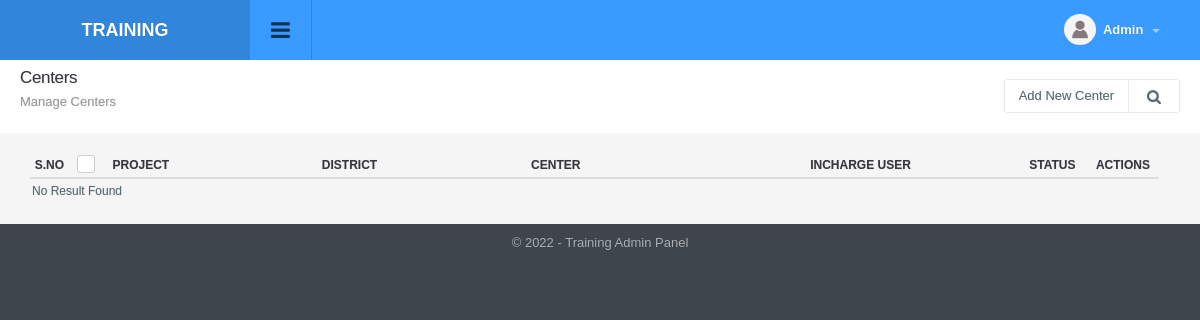
The page /centers_manage.php (signed in) on the database as committed earlier.
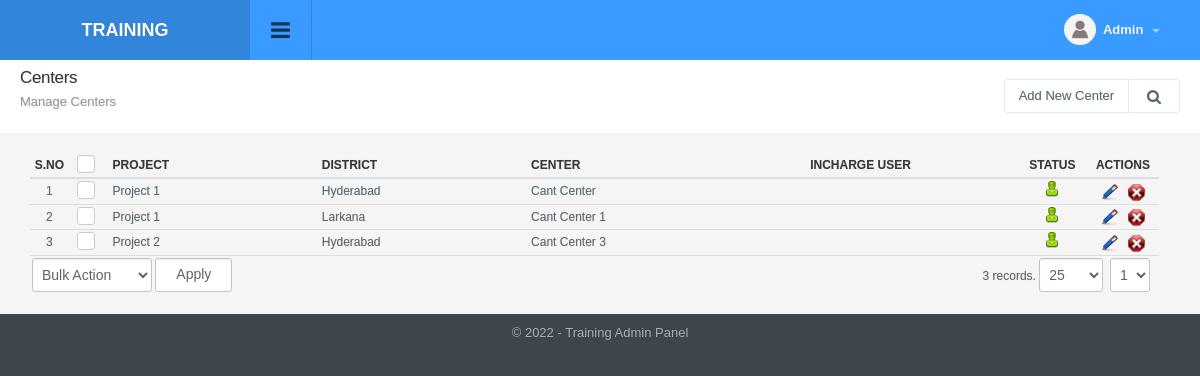
The same page on the database as committed later.
### tables this page shows
CREATE TABLE `config_variable` (
  `id` int(11) NOT NULL,
  `config_type_id` int(11) NOT NULL,
  `title` varchar(512) NOT NULL,
  `notes` varchar(512) NOT NULL,
  `type` varchar(200) NOT NULL,
  `default_values` text NOT NULL,
  `key` varchar(200) NOT NULL,
  `value` text NOT NULL,
  `sortorder` int(11) NOT NULL
);

CREATE TABLE `centers` (
  `id` int(11) NOT NULL,
  `project_id` int(11) DEFAULT NULL,
  `district_id` int(11) DEFAULT NULL,
  `center` varchar(50) NOT NULL,
  `incharge_user_id` int(11) DEFAULT NULL,
  `status` int(1) NOT NULL DEFAULT '1',
  `ts` timestamp NOT NULL DEFAULT CURRENT_TIMESTAMP ON UPDATE CURRENT_TIMESTAMP
);

CREATE TABLE `projects` (
  `id` int(11) NOT NULL,
  `department_id` int(11) DEFAULT NULL,
  `title` varchar(50) NOT NULL,
  `status` int(1) NOT NULL DEFAULT '1',
  `ts` timestamp NOT NULL DEFAULT CURRENT_TIMESTAMP ON UPDATE CURRENT_TIMESTAMP
);

CREATE TABLE `districts` (
  `id` int(11) NOT NULL,
  `name` varchar(50) NOT NULL,
  `status` int(1) NOT NULL DEFAULT '1',
  `ts` timestamp NOT NULL DEFAULT CURRENT_TIMESTAMP ON UPDATE CURRENT_TIMESTAMP
);

### include/utility.php (called while the page is built, shortened)
<?php
function get_config($var){
	global $dblink;
	$sql="select value from config_variable where `key`='".slash($var)."'";
	$resConfig=doquery($sql,$dblink);
	if(numrows($resConfig)>0){
		while($rowConfig=dofetch($resConfig))
			return unslash($rowConfig["value"]);
	}
}
$site_title=get_config("site_title");
function slash($str){
	if(!is_array($str))
		return utf8_encode(addslashes($str));
	else{
		for($i=0; $i<count($str); $i++)
			$str[$i]=slash($str[$i]);
		return $str;
	}
}
function unslash($str){
	return stripslashes(utf8_decode($str));
	}
function get_field($table_id, $table, $field_name='title'){
 	global $dblink;
 	$rs=doquery("select ".$field_name." from $table where id='".$table_id."'", $dblink);
 	if(numrows($rs)>0){
 		$r=dofetch($rs);
 		return unslash($r[$field_name]);
 	}
}

### include/db.php (called while the page is built, shortened)
<?php
function doquery($qr,$lnk){
	@$res=mysqli_query($lnk,$qr) or die($qr." - ".mysqli_error($lnk));
	return $res;
}
function dofetch($rs){
	@$rec=mysqli_fetch_array($rs);
	return $rec;
}
function numrows($rs){
	return mysqli_num_rows($rs);
}

### modules/centers/list.php (the view, shortened to what this page needs)
<?php
$extra='';
?>
<div class="page-header">
	<h1 class="title">Centers</h1>
  	<ol class="breadcrumb">
    	<li class="active">Manage Centers</li>
  	</ol>
  	<div class="right">
    	<div class="btn-group" role="group" aria-label="...">
        	<a href="centers_manage.php?tab=add" class="btn btn-light editproject">Add New Center</a>
            <a id="topstats" class="btn btn-light" href="#"><i class="fa fa-search"></i></a>
    	</div>
    </div>
</div>
<div class="panel-body table-responsive">
	<table class="table table-hover list">
    	<thead>
            <tr>
                <th width="2%" class="text-center">S.No</th>
                <th class="text-center" width="3%"><div class="checkbox checkbox-primary">
                    <label for="select_all"></label></div></th>
                <th width="15%">Project</th>
                <th width="15%">District</th>
                <th width="20%">Center</th>
                <th width="15%">Incharge User</th>
                <th width="5%" class="text-center">Status</th>
                <th width="5%" class="text-center">Actions</th>
            </tr>
        </thead>
        <tbody>
            <?php
            $sql="select * from centers where 1 $extra order by center";
            $rs=show_page($rows, $pageNum, $sql);
            if(numrows($rs)>0){
                $sn=1;
                while($r=dofetch($rs)){
                    ?>
                    <tr>
                        <td class="text-center"><?php echo $sn;?></td>
                        <td class="text-center"><div class="checkbox margin-t-0 checkbox-primary">
                            <label for="<?php echo "rec_".$sn?>"></label></div>
                        </td>
                        <td><?php echo get_field($r["project_id"], "projects", "title"); ?></td>
                        <td><?php echo get_field($r["district_id"], "districts", "name"); ?></td>
                        <td><?php echo unslash($r["center"]); ?></td>
                        <td><?php echo get_field($r["incharge_user_id"], "users", "name"); ?></td>
                        <td class="text-center">
                            <a href="centers_manage.php?id=<?php echo $r['id'];?>&tab=status&s=<?php echo ($r["status"]==0)?1:0;?>">
                                <?php
                                if($r["status"]==0){
                                    ?>
                                    <img src="images/offstatus.png" alt="Off" title="Set Status On">
                                    <?php
                                }
                                else{
                                    ?>
                                    <img src="images/onstatus.png" alt="On" title="Set Status Off">
                                    <?php
                                }
                                ?>
                            </a>
                        </td>
                        <td class="text-center">
                            <a href="centers_manage.php?tab=edit&id=<?php echo $r['id'];?>"><img title="Edit Record" alt="Edit" src="images/edit.png"></a>&nbsp;&nbsp;
                            <a onclick="return confirm('Are you sure you want to delete')" href="centers_manage.php?id=<?php echo $r['id'];?>&amp;tab=delete"><img title="Delete Record" alt="Delete" src="images/delete.png"></a>
                        </td>
                    </tr>
                    <?php
                    $sn++;
                }
                ?>
                <tr>
                    <td colspan="5" class="actions">
                        <select name="bulk_action" class="" id="bulk_action" title="Choose Action">
                            <option value="null">Bulk Action</option>
                        </select>
                        <input type="button" name="apply" value="Apply" id="apply_bulk_action" class="btn btn-light" title="Apply Action"  />
                    </td>
                    <td colspan="3" class="paging" title="Paging" align="right"><?php echo pages_list($rows, "centers", $sql, $pageNum)?></td>
                </tr>
                <?php
            }
            else{
                ?>
                <tr>
                    <td colspan="8"  class="no-record">No Result Found</td>
                </tr>
                <?php
            }
            ?>
        </tbody>
     </table>
</div>

### include/header.php (shortened to what this page needs)
<!DOCTYPE html PUBLIC "-//W3C//DTD XHTML 1.0 Transitional//EN" "http://www.w3.org/TR/xhtml1/DTD/xhtml1-transitional.dtd">
<html xmlns="http://www.w3.org/1999/xhtml">
<head>
<link type="text/css" rel="stylesheet" href="css/font-awesome.min.css" />
<link type="text/css" rel="stylesheet" href="css/font-awesome.css" />
<link type="text/css" rel="stylesheet"  href="css/bootstrap.css" />
<link rel="stylesheet" href="css/bootstrap-datetimepicker.min.css" />
<link type="text/css" rel="stylesheet"  href="css/awesome-bootstrap-checkbox.css" />
<link href="css/general.css" type="text/css" rel="stylesheet" />
<link type="text/css" rel="stylesheet"  href="css/style.css" />
<link rel="stylesheet" href="//code.jquery.com/ui/1.12.1/themes/base/jquery-ui.css">
</head>
<body>
	<div id="wrapper" class="round_corners">
    	<div id="top" class="clearfix">
            <div class="applogo">
			<a href="index.php" class="logo"><?php $admin_logo=get_config("admin_logo"); if(empty($admin_logo)) echo $site_title; else { ?><img src="<?php echo $file_upload_root;?>config/<?php echo $admin_logo?>" width="50" style="margin-right:5px" /><?php echo $site_title; }?></a>
            </div>
            <a class="sidebar-open-button" href="#"><i class="fa fa-bars"></i></a>
            <ul class="top-right">
            	<li class="dropdown link">
                	<a class="dropdown-toggle profilebox" data-toggle="dropdown" href="#">
                    	<img alt="img" src="images/profileimg-default.png">
                        <b><?php echo ucfirst((isset($_SESSION["logged_in_admin"]) && $_SESSION["logged_in_admin"]!="")?$_SESSION["logged_in_admin"]["name"]:"Guest");?></b>
                        <span class="caret"></span>
                    </a>
                </li>
           </ul>
        </div>
		<div class="content" style="margin-left:0">

### centers_manage.php (shortened to what this page needs)
<?php
include("include/db.php");
include("include/utility.php");
include("include/paging.php");
$tab_array=array("list", "add", "edit", "status", "delete", "bulk_action");
if(isset($_REQUEST["tab"]) && in_array($_REQUEST["tab"], $tab_array)){
	$tab=$_REQUEST["tab"];
}
else{
	$tab="list";
}
?>
<?php include("include/header.php");?>
	<div class="container-widget row">
    	<div class="col-md-12">
		  <?php
            switch($tab){
                case 'list':
                    include("modules/centers/list.php");
                break;
            }
          ?>
    	</div>
  	</div>
</div>
<?php include("include/footer.php");?>

### include/footer.php (shortened to what this page needs)
<div id="footer" class="bottom_round_corners">
	<div id="footer_content">
    	<address>&copy; <?php echo date("Y");?> - <?php echo $site_title; ?> Admin Panel</address>
    </div>
</div>
<link href="js/fancybox/jquery.fancybox.min.css" rel="stylesheet" type="text/css" />
<link href="js/chosen/chosen.css" rel="stylesheet" type="text/css" />
<link rel="stylesheet" type="text/css" href="css/angularjs-datetime-picker.css" />
</body>
</html>

### include/paging.php (shortened to what this page needs)
<?php
if(isset($_SESSION["rows"]))
	$rows=$_SESSION["rows"];
else
	$rows=25;
if(isset($_GET['page'])){
	$pageNum = $_GET['page'];
}
else{
	$pageNum=1;
}
function show_page($rows, $pageNum, $query){
	global $dblink;
	$rowsPerPage = $rows;
	$pageNum = $pageNum;
	$offset = ($pageNum - 1) * $rowsPerPage;
	$query = $query." LIMIT $offset, $rowsPerPage";
	$result = doquery($query, $dblink);
	return $result;
}
function pages_list($rowsPerPage, $table, $qr="", $pageNum){
	global $dblink;
	if($qr==""){
		$query   = "SELECT COUNT(*) AS numrows FROM $table";
		$result  = mysql_query($query) or die('Error, query failed');
		$row     = mysql_fetch_array($result);
		$total_rows = $row['numrows'];
	}
	else{
		$result  = doquery($qr, $dblink);
		$total_rows = numrows($result);
	}
	$maxPage = ceil($total_rows/$rowsPerPage);
	$self = $_SERVER['PHP_SELF'];
	$nav  = "<select name='page' onChange=\"window.location.href='$self?page='+this.value\">";
	for($page = 1; $page <= $maxPage; $page++)
	{
	   $nav .= " <option value'$page'".($page == $pageNum?' selected':'').">$page</option> ";
	}
	$nav .= "</select>";
	if ($pageNum > 1)
	{
   		$page  = $pageNum - 1;
   		$prev  = " <a href=\"$self?page=$page\" class=\"prev\">Prev</a> ";
		$first = " <a href=\"$self?page=1\" class=\"first\">First</a> ";
	}
	else
	{
	   $prev  = '&nbsp;';
	   $first = '&nbsp;';
	}
	if ($pageNum < $maxPage)
	{
	   $page = $pageNum + 1;
	   $next = " <a href=\"$self?page=$page\" class=\"next\">Next</a> ";
	   $last = " <a href=\"$self?page=$maxPage\" class=\"last\">Last</a> ";
	}
	else
	{
	   $next = '&nbsp;';
	   $last = '&nbsp;';
	}
	if($total_rows!=0){
		$numrows="<select name='rows' onChange=\"window.location.href='$self?rows='+this.value\">";
		$numrows.="<option value='10' ";
		$numrows.=">10</option>";
		$numrows.="<option value='25' ";
	if($rowsPerPage==25)
		$numrows.="selected";
		$numrows.=">25</option>";
		$numrows.="<option value='100' ";
		$numrows.=">100</option>";
		$numrows.="<option value='1000' ";
		$numrows.=">1000</option>";
		$numrows.="</select>";
	}
	else
		$numrows="";
    return $total_rows.' records. '.$numrows.$first . $prev . $nav . $next . $last;
}
?>

Rows that differ between the two databases and show on the page:
added centers: project.title "Project 1", district.name "Hyderabad", center "Cant Center", status 1 (drawn)
added centers: project.title "Project 1", district.name "Larkana", center "Cant Center 1", status 1 (drawn)
added centers: project.title "Project 2", district.name "Hyderabad", center "Cant Center 3", status 1 (drawn)
Other text that changed with them:
form field bulk_action: (not shown) → "Bulk Action"
form field apply: (not shown) → "Apply"
pages_list($rows, "centers", $sql, $pageNum): (not shown) → "3 records."
form field rows: (not shown) → "25"
form field page: (not shown) → "1"
text no longer shown: "No Result Found"
